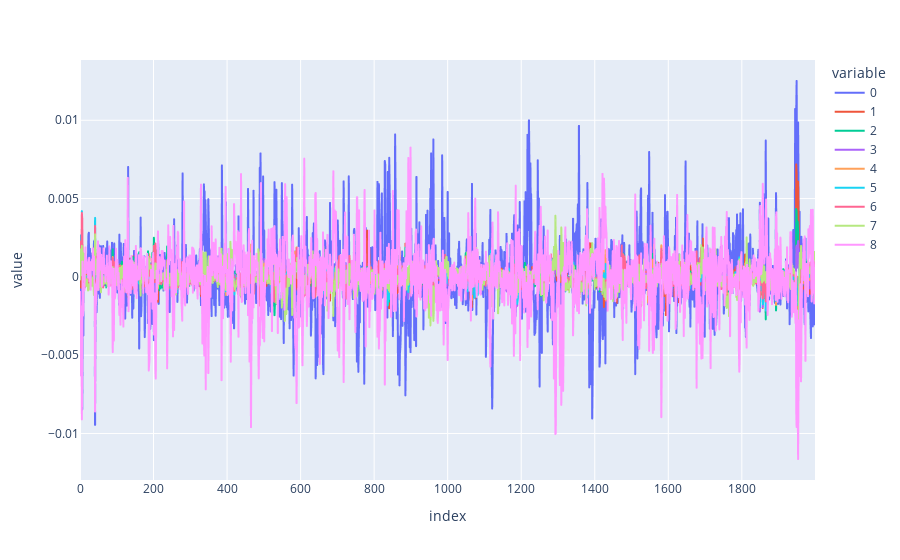

Write notebook code for a chart like this one.
### Code cell
px.line(hw_averages_frame, markers=False).show()

### Figure 1 — Plotly figure (JSON) as saved in the notebook; plotly's stock layout.template omitted (floating-point values rounded to 4 significant figures; data arrays with more than 128 entries replaced by an {"elided": "..."} marker saying what was removed)
{"data": [{"hovertemplate": "variable=0<br>index=%{x}<br>value=%{y}<extra></extra>", "legendgroup": "0", "line": {"color": "#636efa", "dash": "solid"}, "marker": {"symbol": "circle"}, "mode": "lines", "name": "0", "showlegend": true, "type": "scattergl", "x": {"elided": "2000 int values"}, "xaxis": "x", "y": {"elided": "2000 float values"}, "yaxis": "y"}, {"hovertemplate": "variable=1<br>index=%{x}<br>value=%{y}<extra></extra>", "legendgroup": "1", "line": {"color": "#EF553B", "dash": "solid"}, "marker": {"symbol": "circle"}, "mode": "lines", "name": "1", "showlegend": true, "type": "scattergl", "x": {"elided": "2000 int values"}, "xaxis": "x", "y": {"elided": "2000 float values"}, "yaxis": "y"}, {"hovertemplate": "variable=2<br>index=%{x}<br>value=%{y}<extra></extra>", "legendgroup": "2", "line": {"color": "#00cc96", "dash": "solid"}, "marker": {"symbol": "circle"}, "mode": "lines", "name": "2", "showlegend": true, "type": "scattergl", "x": {"elided": "2000 int values"}, "xaxis": "x", "y": {"elided": "2000 float values"}, "yaxis": "y"}, {"hovertemplate": "variable=3<br>index=%{x}<br>value=%{y}<extra></extra>", "legendgroup": "3", "line": {"color": "#ab63fa", "dash": "solid"}, "marker": {"symbol": "circle"}, "mode": "lines", "name": "3", "showlegend": true, "type": "scattergl", "x": {"elided": "2000 int values"}, "xaxis": "x", "y": {"elided": "2000 float values"}, "yaxis": "y"}, {"hovertemplate": "variable=4<br>index=%{x}<br>value=%{y}<extra></extra>", "legendgroup": "4", "line": {"color": "#FFA15A", "dash": "solid"}, "marker": {"symbol": "circle"}, "mode": "lines", "name": "4", "showlegend": true, "type": "scattergl", "x": {"elided": "2000 int values"}, "xaxis": "x", "y": {"elided": "2000 float values"}, "yaxis": "y"}, {"hovertemplate": "variable=5<br>index=%{x}<br>value=%{y}<extra></extra>", "legendgroup": "5", "line": {"color": "#19d3f3", "dash": "solid"}, "marker": {"symbol": "circle"}, "mode": "lines", "name": "5", "showlegend": true, "type": "scattergl", "x": {"elided": "2000 int values"}, "xaxis": "x", "y": {"elided": "2000 float values"}, "yaxis": "y"}, {"hovertemplate": "variable=6<br>index=%{x}<br>value=%{y}<extra></extra>", "legendgroup": "6", "line": {"color": "#FF6692", "dash": "solid"}, "marker": {"symbol": "circle"}, "mode": "lines", "name": "6", "showlegend": true, "type": "scattergl", "x": {"elided": "2000 int values"}, "xaxis": "x", "y": {"elided": "2000 float values"}, "yaxis": "y"}, {"hovertemplate": "variable=7<br>index=%{x}<br>value=%{y}<extra></extra>", "legendgroup": "7", "line": {"color": "#B6E880", "dash": "solid"}, "marker": {"symbol": "circle"}, "mode": "lines", "name": "7", "showlegend": true, "type": "scattergl", "x": {"elided": "2000 int values"}, "xaxis": "x", "y": {"elided": "2000 float values"}, "yaxis": "y"}, {"hovertemplate": "variable=8<br>index=%{x}<br>value=%{y}<extra></extra>", "legendgroup": "8", "line": {"color": "#FF97FF", "dash": "solid"}, "marker": {"symbol": "circle"}, "mode": "lines", "name": "8", "showlegend": true, "type": "scattergl", "x": {"elided": "2000 int values"}, "xaxis": "x", "y": {"elided": "2000 float values"}, "yaxis": "y"}], "layout": {"legend": {"title": {"text": "variable"}, "tracegroupgap": 0}, "margin": {"t": 60}, "xaxis": {"anchor": "y", "domain": [0, 1], "title": {"text": "index"}}, "yaxis": {"anchor": "x", "domain": [0, 1], "title": {"text": "value"}}}}
